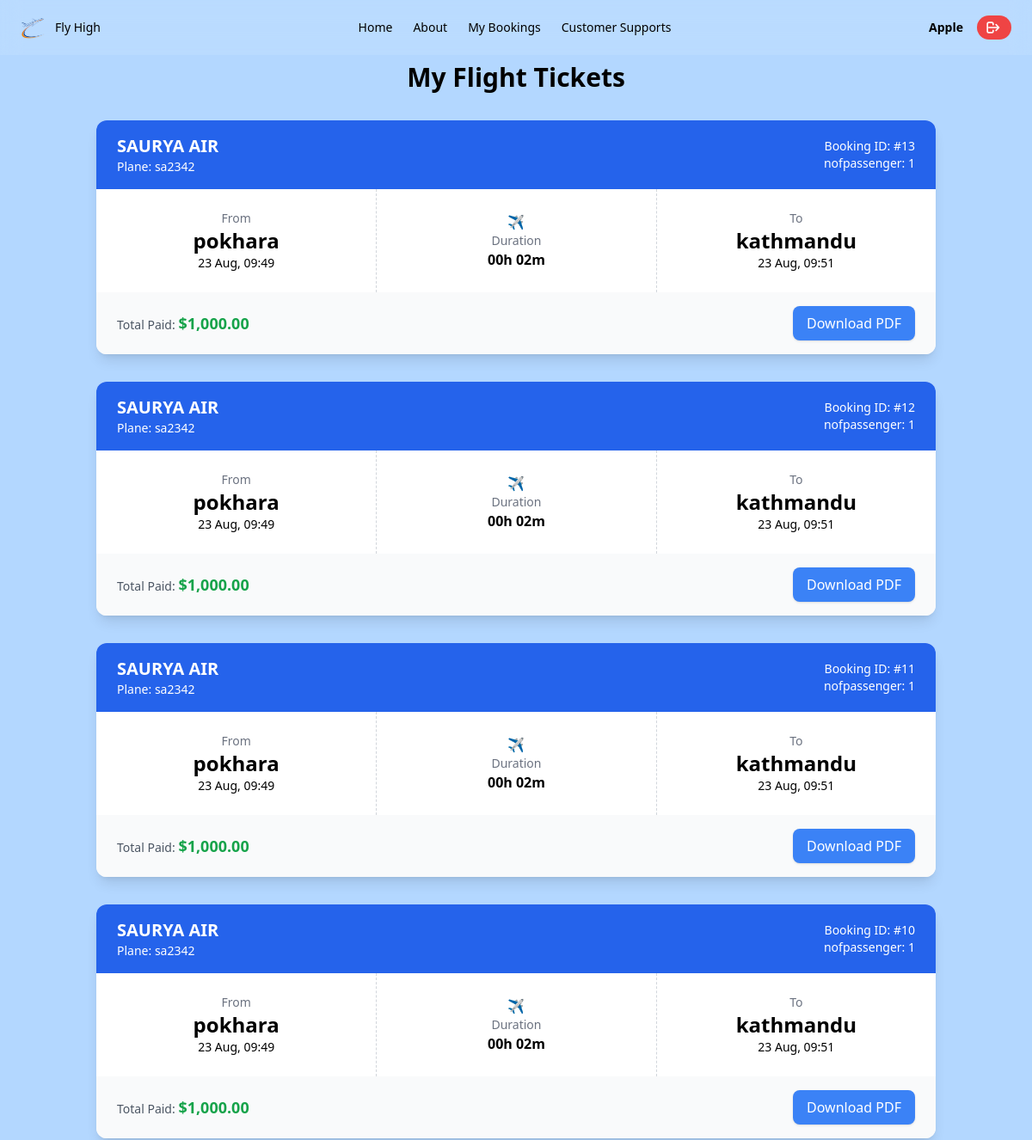
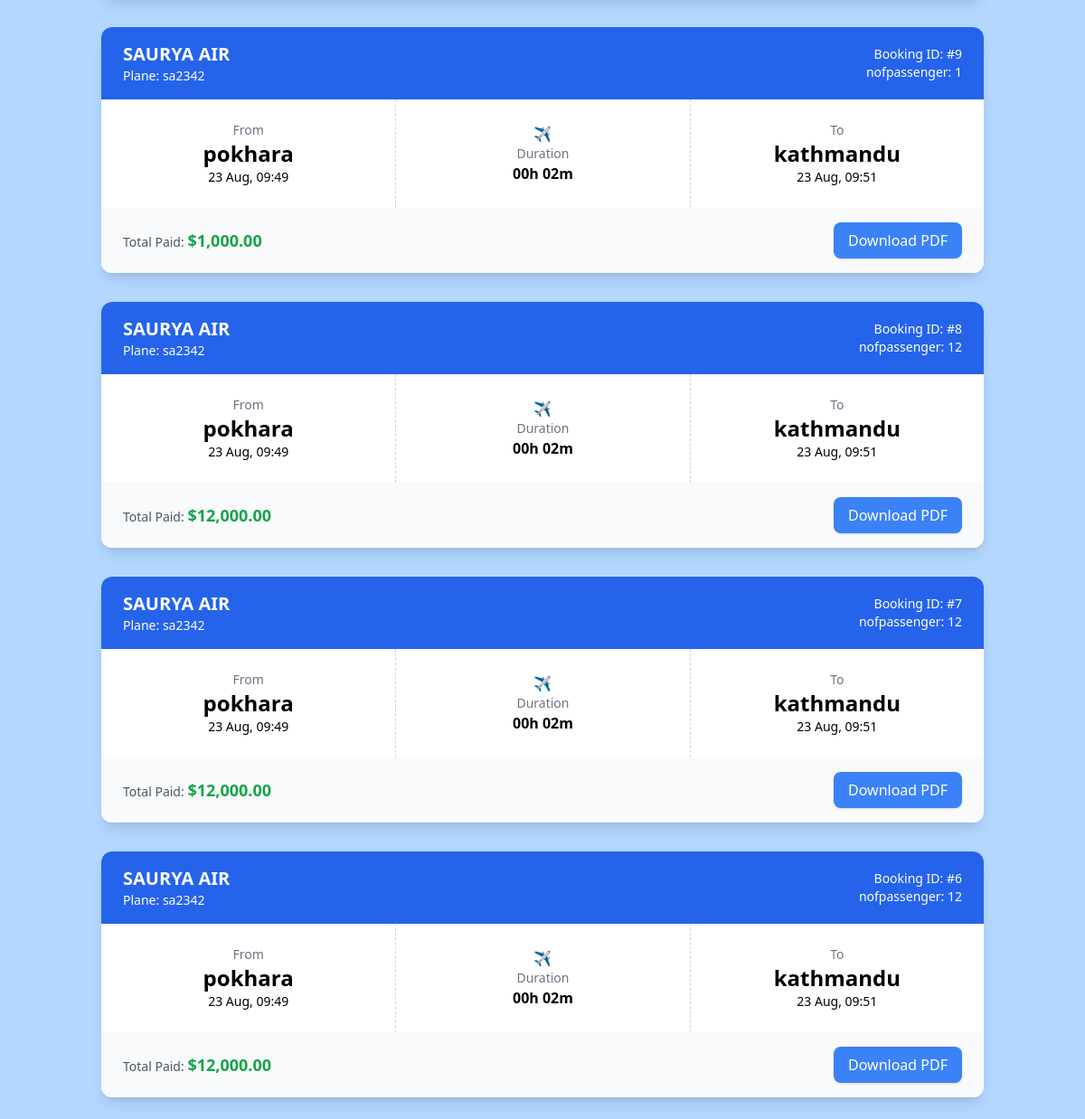
The app's page /client/pages/mybooking.php (signed in), older data (2 pictures, top to bottom).
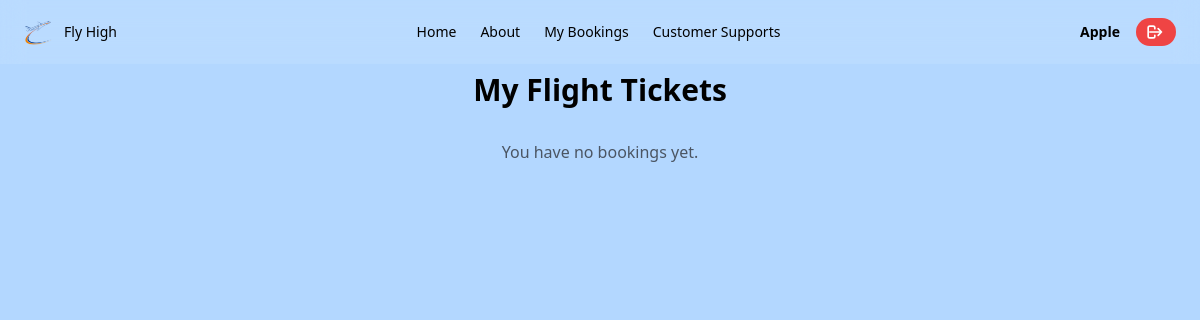
The same page, newer data.
### tables this page shows
CREATE TABLE `bookings` (
  `booking_id` int(11) NOT NULL,
  `user_id` int(11) NOT NULL,
  `flight_id` int(11) NOT NULL,
  `passenger_name` varchar(100) NOT NULL,
  `passenger_email` varchar(100) NOT NULL,
  `passenger_phone` varchar(15) NOT NULL,
  `nofpassenger` int(11) NOT NULL,
  `seatnumber` int(11) NOT NULL,
  `booking_date` datetime NOT NULL DEFAULT current_timestamp()
);

CREATE TABLE `airlines` (
  `airline_id` int(11) NOT NULL,
  `airline_name` varchar(100) NOT NULL,
  `added_by` int(11) NOT NULL
);

CREATE TABLE `planes` (
  `plane_id` int(11) NOT NULL,
  `airline_id` int(11) NOT NULL,
  `plane_number` varchar(20) NOT NULL,
  `capacity` int(11) NOT NULL,
  `added_by` int(11) NOT NULL
);

CREATE TABLE `flights` (
  `flight_id` int(11) NOT NULL,
  `airline_id` int(11) NOT NULL,
  `plane_id` int(11) NOT NULL,
  `origin` varchar(100) NOT NULL,
  `destination` varchar(100) NOT NULL,
  `departure_time` datetime NOT NULL,
  `arrival_time` datetime NOT NULL,
  `total_seats` int(11) NOT NULL,
  `price` int(11) NOT NULL,
  `booked_seats` int(11) NOT NULL DEFAULT 0
);

### client/pages/mybooking.php (the view, shortened to what this page needs)
<?php
require_once '../../db.php';
include '../components/navbar.php';
$user_id = $_SESSION['user_id'] ?? 0;
$sql = "SELECT b.*, f.origin, f.destination, f.departure_time, f.arrival_time, f.price, f.flight_id, a.airline_name, p.plane_number
        FROM bookings b
        JOIN flights f ON b.flight_id = f.flight_id
        JOIN airlines a ON f.airline_id = a.airline_id
        JOIN planes p ON f.plane_id = p.plane_id
        WHERE b.user_id = ?
        ORDER BY b.booking_id DESC";
$stmt = $conn->prepare($sql);
$stmt->bind_param("i", $user_id);
$stmt->execute();
$result = $stmt->get_result();
?>
<!DOCTYPE html>
<html lang="en">
<head>
<script src="https://cdn.tailwindcss.com"></script>
</head>
<body class="bg-[#B3D7FF]">
<div class="max-w-5xl mx-auto p-6 mt-12">
    <h1 class="text-3xl font-bold mb-8 text-center">My Flight Tickets</h1>
    <?php if ($result->num_rows > 0): ?>
        <div class="space-y-8">
        <?php while ($booking = $result->fetch_assoc()): ?>
            <div class="bg-white rounded-xl shadow-lg overflow-hidden relative" id="ticket-<?= $booking['booking_id'] ?>">
                <div class="flex justify-between items-center px-6 py-4 bg-blue-600 text-white">
                    <div>
                        <h2 class="text-xl font-bold"><?= htmlspecialchars(strtoupper($booking['airline_name'])) ?></h2>
                        <p class="text-sm">Plane: <?= htmlspecialchars($booking['plane_number']) ?></p>
                    </div>
                    <div class="text-right">
                        <p class="text-sm">Booking ID: #<?= $booking['booking_id'] ?></p>
                        <p class="text-sm">nofpassenger: <?= intval($booking['nofpassenger']) ?></p>
                    </div>
                </div>
                <div class="grid grid-cols-3 divide-x divide-dashed divide-gray-300">
                    <div class="p-6 text-center">
                        <p class="text-sm text-gray-500">From</p>
                        <h3 class="text-2xl font-bold"><?= htmlspecialchars($booking['origin']) ?></h3>
                        <p class="text-sm"><?= date('j M, H:i', strtotime($booking['departure_time'])) ?></p>
                    </div>
                    <div class="p-6 text-center flex flex-col justify-center">
                        <p class="text-gray-400">✈️</p>
                        <p class="text-sm text-gray-500">Duration</p>
                        <p class="font-semibold">
                            <?php
                                $dep = strtotime($booking['departure_time']);
                                $arr = strtotime($booking['arrival_time']);
                                $duration = gmdate("H\h i\m", $arr - $dep);
                                echo $duration;
                            ?>
                        </p>
                    </div>
                    <div class="p-6 text-center">
                        <p class="text-sm text-gray-500">To</p>
                        <h3 class="text-2xl font-bold"><?= htmlspecialchars($booking['destination']) ?></h3>
                        <p class="text-sm"><?= date('j M, H:i', strtotime($booking['arrival_time'])) ?></p>
                    </div>
                </div>
                <div class="px-6 py-4 bg-gray-50 flex justify-between items-center">
                    <p class="text-sm text-gray-600">Total Paid:
                        <span class="font-bold text-lg text-green-600">
                            $<?= number_format(intval($booking['nofpassenger']) * floatval($booking['price']), 2) ?>
                        </span>
                    </p>
                    <button onclick="downloadPDF(<?= $booking['booking_id'] ?>)"
                            class="bg-blue-500 hover:bg-blue-600 text-white px-4 py-2 rounded-lg shadow">
                        Download PDF
                    </button>
                </div>
            </div>
        <?php endwhile; ?>
        </div>
    <?php else: ?>
        <p class="text-gray-600 font-medium text-center">You have no bookings yet.</p>
    <?php endif; ?>
</div>
</body>
</html>

### client/components/navbar.php
<nav class="fixed top-0 w-full z-50 bg-white/10 backdrop-blur-md text-black text-sm px-6 py-4 cursor-pointer">
  <div class="flex justify-between items-center">
    <div class="flex items-center space-x-2">
      <img src="/flight_reservation_main/client/assets/logo.png" alt="Fly High Logo" class="h-8 w-auto" />
      <span>Fly High</span>
    </div>
    <ul class="hidden md:flex space-x-6">
      <li><a href="/flight_reservation_main/client/index.php">Home</a></li>
      <li><a href="/flight_reservation_main/client/pages/about.php">About</a></li>
      <li><a href="/flight_reservation_main/client/pages/mybooking.php">My Bookings</a></li>
      <li><a href="#">Customer Supports</a></li>
    </ul>
<div class="hidden md:flex items-center space-x-4">
  <?php if (isset($_SESSION['username'])): ?>
    <span class="font-bold text-black-500 text-m">
      <?= htmlspecialchars($_SESSION['username']); ?>
    </span>
    <a href="pages/logout.php"
       class="flex items-center px-2 py-1 bg-red-500 text-white rounded-full hover:bg-red-600 transition">
       <svg xmlns="http://www.w3.org/2000/svg" class="h-5 w-5 mr-1" fill="none" viewBox="0 0 24 24" stroke="currentColor">
         <path stroke-linecap="round" stroke-linejoin="round" stroke-width="2" d="M17 16l4-4m0 0l-4-4m4 4H7m6 4v1a2 2 0 01-2 2H7a2 2 0 01-2-2V7a2 2 0 012-2h4a2 2 0 012 2v1" />
       </svg>
    </a>
  <?php else: ?>
    <a href="pages/logreg.php" class="hover:text-teal-600 transition">
      Login / Signup
    </a>
  <?php endif; ?>
</div>
  </div>
</nav>

Row changes from the older to the newer data that the page shows:
removed bookings: airlines.airline_name "SAURYA AIR", planes.plane_number "sa2342", booking_id "13", nofpassenger "1", flight.origin "pokhara", flight.departure_time "23 Aug, 09:49", flight.departure_time "00h 02m", flight.destination "kathmandu", flight.arrival_time "23 Aug, 09:51", nofpassenger.price "1,000.00"
removed bookings: airlines.airline_name "SAURYA AIR", planes.plane_number "sa2342", booking_id "12", nofpassenger "1", flight.origin "pokhara", flight.departure_time "23 Aug, 09:49", flight.departure_time "00h 02m", flight.destination "kathmandu", flight.arrival_time "23 Aug, 09:51", nofpassenger.price "1,000.00"
removed bookings: airlines.airline_name "SAURYA AIR", planes.plane_number "sa2342", booking_id "11", nofpassenger "1", flight.origin "pokhara", flight.departure_time "23 Aug, 09:49", flight.departure_time "00h 02m", flight.destination "kathmandu", flight.arrival_time "23 Aug, 09:51", nofpassenger.price "1,000.00"
removed bookings: airlines.airline_name "SAURYA AIR", planes.plane_number "sa2342", booking_id "10", nofpassenger "1", flight.origin "pokhara", flight.departure_time "23 Aug, 09:49", flight.departure_time "00h 02m", flight.destination "kathmandu", flight.arrival_time "23 Aug, 09:51", nofpassenger.price "1,000.00"
removed bookings: airlines.airline_name "SAURYA AIR", planes.plane_number "sa2342", booking_id "9", nofpassenger "1", flight.origin "pokhara", flight.departure_time "23 Aug, 09:49", flight.departure_time "00h 02m", flight.destination "kathmandu", flight.arrival_time "23 Aug, 09:51", nofpassenger.price "1,000.00"
removed bookings: airlines.airline_name "SAURYA AIR", planes.plane_number "sa2342", booking_id "8", nofpassenger "12", flight.origin "pokhara", flight.departure_time "23 Aug, 09:49", flight.departure_time "00h 02m", flight.destination "kathmandu", flight.arrival_time "23 Aug, 09:51", nofpassenger.price "12,000.00"
removed bookings: airlines.airline_name "SAURYA AIR", planes.plane_number "sa2342", booking_id "7", nofpassenger "12", flight.origin "pokhara", flight.departure_time "23 Aug, 09:49", flight.departure_time "00h 02m", flight.destination "kathmandu", flight.arrival_time "23 Aug, 09:51", nofpassenger.price "12,000.00"
removed bookings: airlines.airline_name "SAURYA AIR", planes.plane_number "sa2342", booking_id "6", nofpassenger "12", flight.origin "pokhara", flight.departure_time "23 Aug, 09:49", flight.departure_time "00h 02m", flight.destination "kathmandu", flight.arrival_time "23 Aug, 09:51", nofpassenger.price "12,000.00"
Text that changed along with them:
text now shown: "You have no bookings yet."
